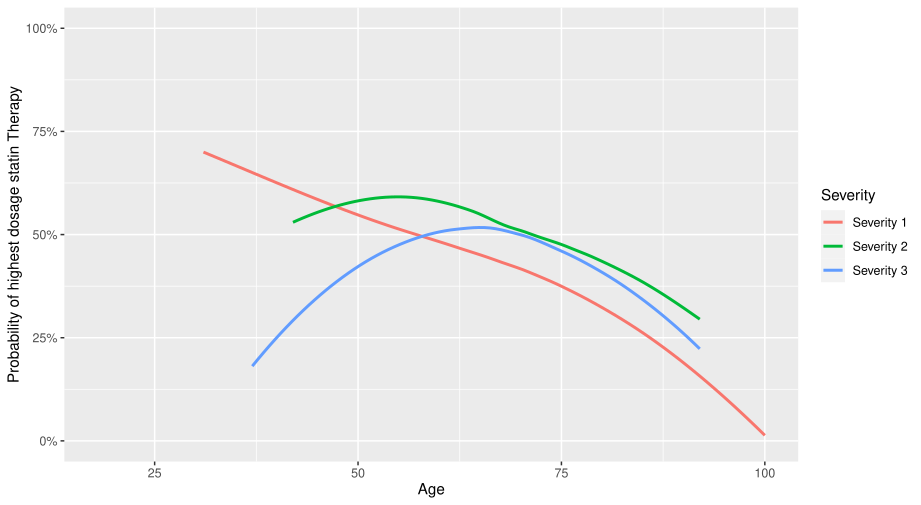

Write R code to recreate this figure.
library(ggplot2)
library(gridExtra)
library(ggpubr)




# graphing age vs. statin intensity

#data1 <- data.frame(in_out = rep("in", nrow(Table_Patients)) , x = Table_Patients$ALTER_INTERVENTION, y = as.numeric(Table_Patients$highest_intensity_in_1))
#data2 <- data.frame(in_out = rep("in", nrow(Table_Patients)) , x = Table_Patients$ALTER_INTERVENTION, y = as.numeric(Table_Patients$highest_intensity_in_2))
#data3 <- data.frame(in_out = rep("in", nrow(Table_Patients)) , x = Table_Patients$ALTER_INTERVENTION, y = as.numeric(Table_Patients$highest_intensity_in_3))

#data5 <- data.frame(in_out = rep("out", nrow(Table_Patients)) , x = Table_Patients$ALTER_INTERVENTION, y = as.numeric(Table_Patients$highest_intensity_out_1))
#data6 <- data.frame(in_out = rep("out", nrow(Table_Patients)) , x = Table_Patients$ALTER_INTERVENTION, y = as.numeric(Table_Patients$highest_intensity_out_2))
#data7 <- data.frame(in_out = rep("out", nrow(Table_Patients)) , x = Table_Patients$ALTER_INTERVENTION, y = as.numeric(Table_Patients$highest_intensity_out_3))

#df1 <- rbind(data1, data5)
#df2 <- rbind(data2, data6)
#df3 <- rbind(data3, data7)

data1 <- data.frame(severity = rep("Severity 1", nrow(Table_Patients)), x = Table_Patients$ALTER_INTERVENTION, y = as.numeric(Table_Patients$highest_intensity_1))
data2 <- data.frame(severity = rep("Severity 2", nrow(Table_Patients)), x = Table_Patients$ALTER_INTERVENTION, y = as.numeric(Table_Patients$highest_intensity_2))
data3 <- data.frame(severity = rep("Severity 3", nrow(Table_Patients)), x = Table_Patients$ALTER_INTERVENTION, y = as.numeric(Table_Patients$highest_intensity_3))

df1 <- rbind(data1, data2, data3)

plot1 <- (ggplot(df1, aes(x=x, y=y, colour = severity))
          + scale_x_continuous(limits = c(18, 100))
          + scale_y_continuous(labels=scales::percent, limits = c(0, 1))
          + stat_smooth(method = "loess", se = FALSE, span = 1)
          + labs(x = "Age", y = "Probability of highest dosage statin Therapy", colour = "Severity"))

plot(plot1)

#plot1 <- ggplot(df1, aes(x=x, y=y, colour = in_out)) + scale_x_continuous(limits = c(18, 100)) + scale_y_continuous(limits = c(0, NA))  + stat_smooth(method = "loess", se = FALSE) + labs(x = "Age", y = "Average statin intensity", colour = "In/Out") + ggtitle("Severity 1") + theme(plot.title = element_text(hjust = 0.5)) + theme(legend.position = "none")
#plot2 <- ggplot(df2, aes(x=x, y=y, colour = in_out)) + scale_x_continuous(limits = c(18, 100)) + scale_y_continuous(limits = c(0, NA))  + stat_smooth(method = "loess", se = FALSE) + labs(x = "Age", y = "Average statin intensity", colour = "In/Out") + ggtitle("Severity 2") + theme(plot.title = element_text(hjust = 0.5)) + theme(legend.position = "none")
#plot3 <- ggplot(df3, aes(x=x, y=y, colour = in_out)) + scale_x_continuous(limits = c(18, 100)) + scale_y_continuous(limits = c(0, NA))  + stat_smooth(method = "loess", se = FALSE) + labs(x = "Age", y = "Average statin intensity", colour = "In/Out") + ggtitle("Severity 3") + theme(plot.title = element_text(hjust = 0.5)) + theme(legend.position = "none")

#ggarrange(plot1, plot2, plot3, ncol = 3, nrow = 1, common.legend = TRUE, legend = "right")
